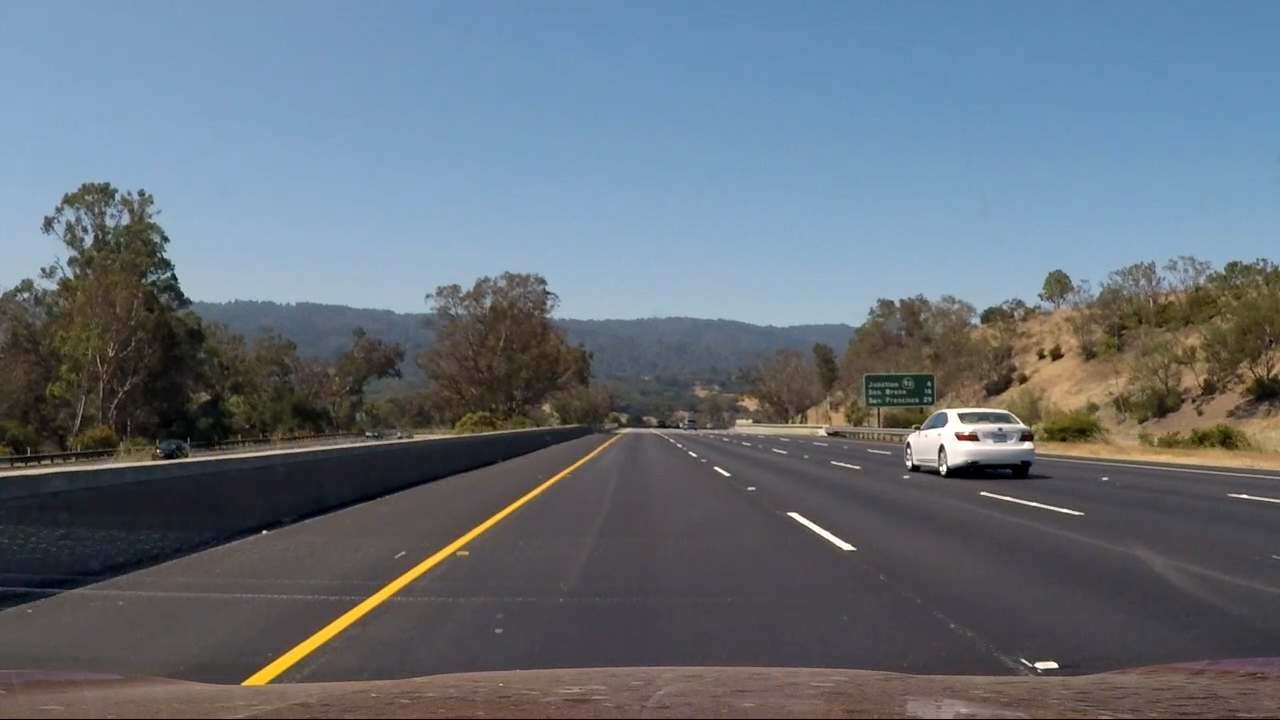
#> input picture 车道检测/img/img/test.png, 1280 x 720 px
$ python -i panelDetection.py   (imports and definitions only)
#> lines starting #> are read from the running program, lines starting #| are printed output that depends on the picture; after the words box and inside, x2 and y2 are one past the last pixel; in counts of white or black regions, pixels touching at a corner belong together
#> further down, picture is the input picture: shape (720, 1280, 3); mean B, G, R 121.4, 111.1, 101.2
import numpy as np
import cv2
import matplotlib.pyplot as plt


def img2hls(img):
    """
    功能：将输入的BGR格式的图像转化为HLS颜色空间，并基于亮度和饱和度通道进行一些列处理，并最终生成二值化图像
    :param img: img输入的图像是彩色图(bgr)
    :return: 二值化图像
    """

    # 将输入的图像从bgr转化为hls
    hls = cv2.cvtColor(img, cv2.COLOR_BGR2HLS)
#> hls: shape (720, 1280, 3); mean of channels 0, 1, 2 86.1, 111.2, 57.5

    # 分别提取HLS图像中的三个通道,提取出来的维度作为图像的宽度*高度
    channels_h = hls[:, :, 0]
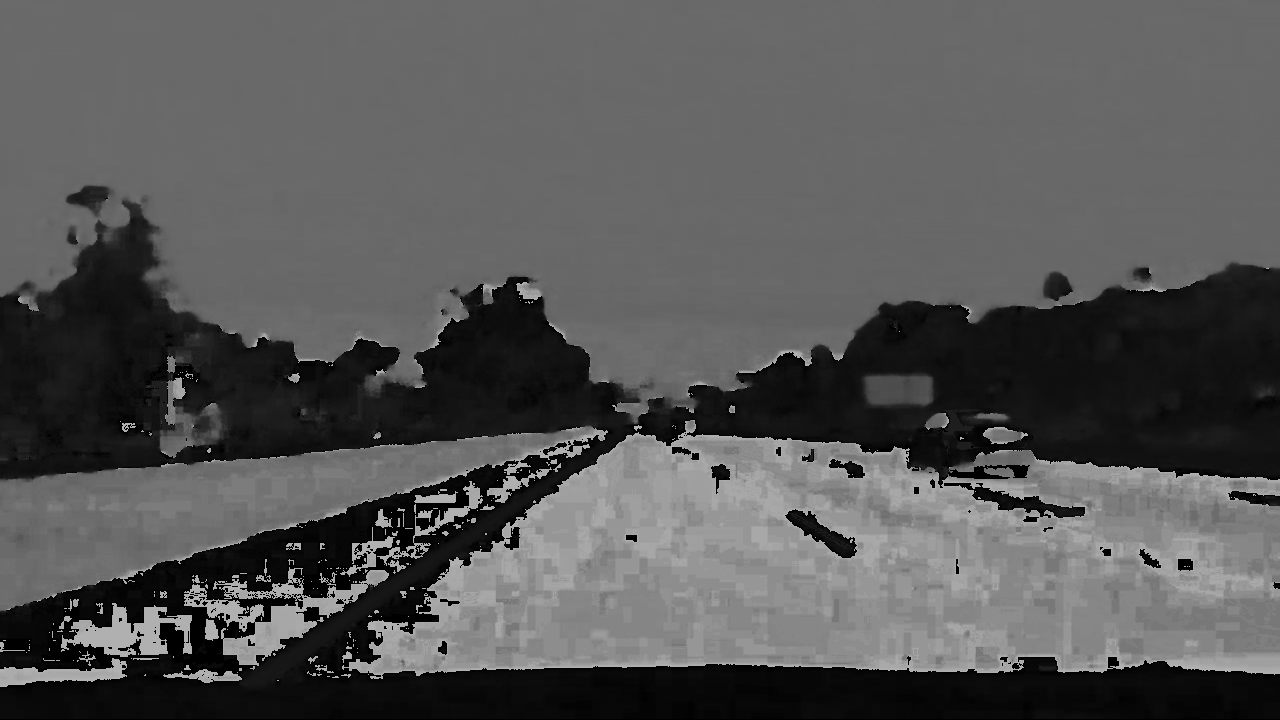
#> channels_h: shape (720, 1280); min 0, max 180, mean 86.1
    channels_l = hls[:, :, 1]
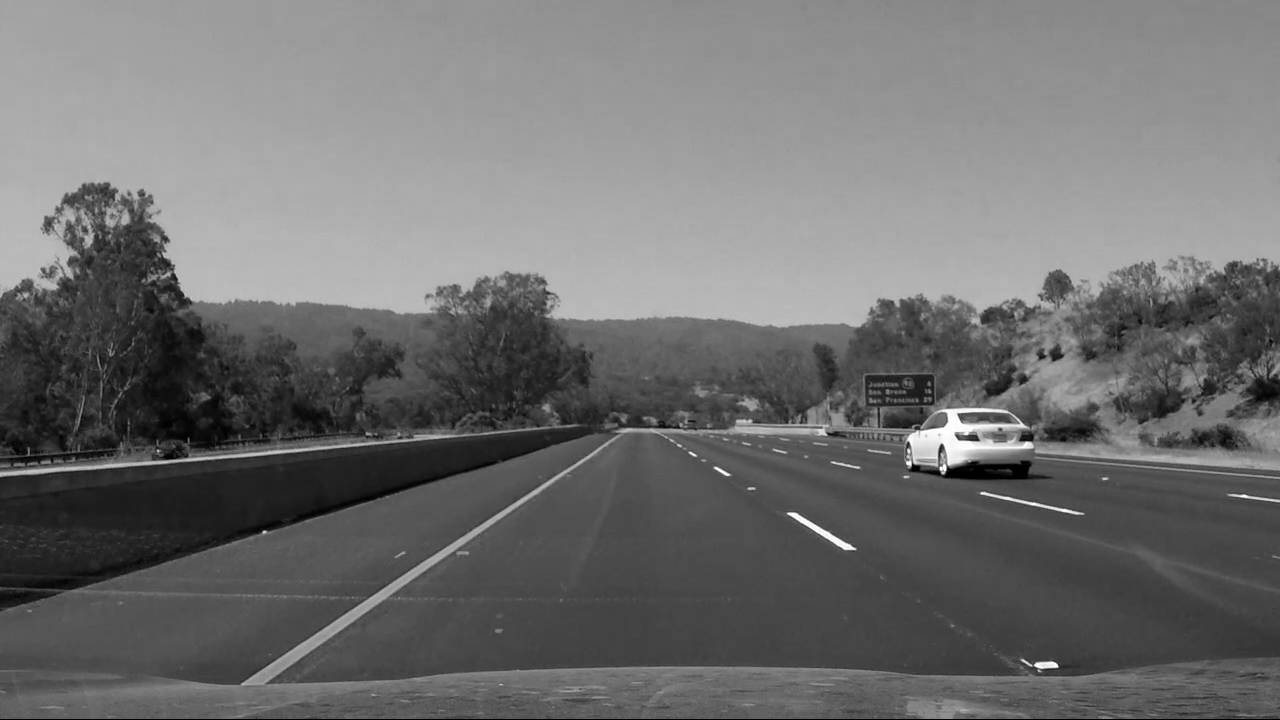
#> channels_l: shape (720, 1280); min 0, max 255, mean 111.2
    channels_s = hls[:, :, 2]
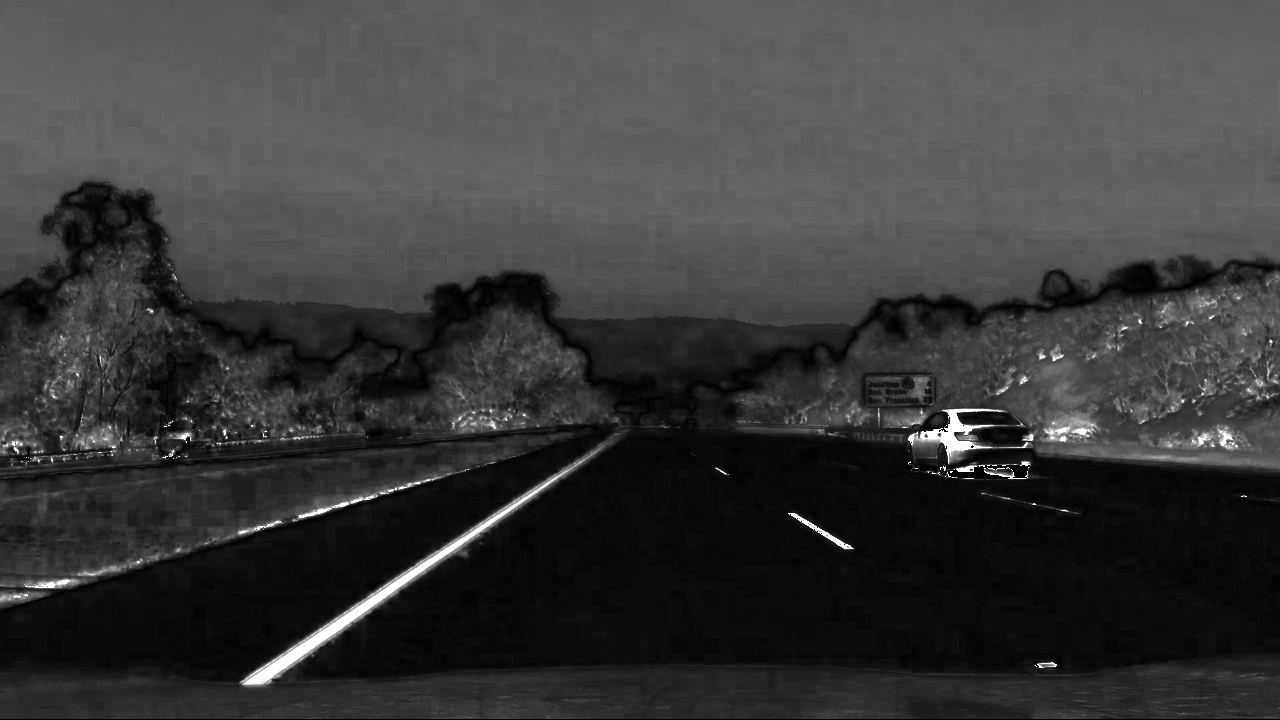
#> channels_s: shape (720, 1280); min 0, max 255, mean 57.5

    # 使用sobel算子根据亮度提取边缘
    abs_sobel_x = np.absolute(cv2.Sobel(channels_l, -1, 1, 0))
    abs_sobel_x_2 = np.absolute(
        cv2.Sobel(channels_l, -1, 1, 0, borderType=cv2.BORDER_REPLICATE))  # sobel_x 变量将存储所有检测的边缘信息,

    # 亮度归一化
    scaled_sobel = np.uint8(abs_sobel_x / np.max(abs_sobel_x) * 255)

    # 亮度二值化
    sx_binary = np.zeros_like(scaled_sobel)
    sx_binary[
        (170 <= scaled_sobel) & (scaled_sobel <= 255)] = 255  # 先是取出<170和>255的元素,取出的均为布尔值,再根据布尔值为True的填充为255(在灰度图中即为白色)

    # 提高饱和度区域
    s_binary = np.zeros_like(channels_s)
    s_binary[(100 <= channels_s) & (channels_s <= 255)] = 255

    # 合并处理
    color_binary = (sx_binary | s_binary)

    # 显示
    # cv2.imshow("color", color_binary)
    # cv2.waitKey(0)
    # 保存
    # cv2.imwrite("panel12.png", color_binary)
    return color_binary


# [48 lines left out: functions transFormBinary, open_Close_Cal, not called in this run]


import numpy as np


# [158 lines left out: functions getLRfits, drawPanel, cal_radius, not called in this run]

>>> import cv2
>>> picture = cv2.imread('img/img/test.png')
>>> result = img2hls(picture)
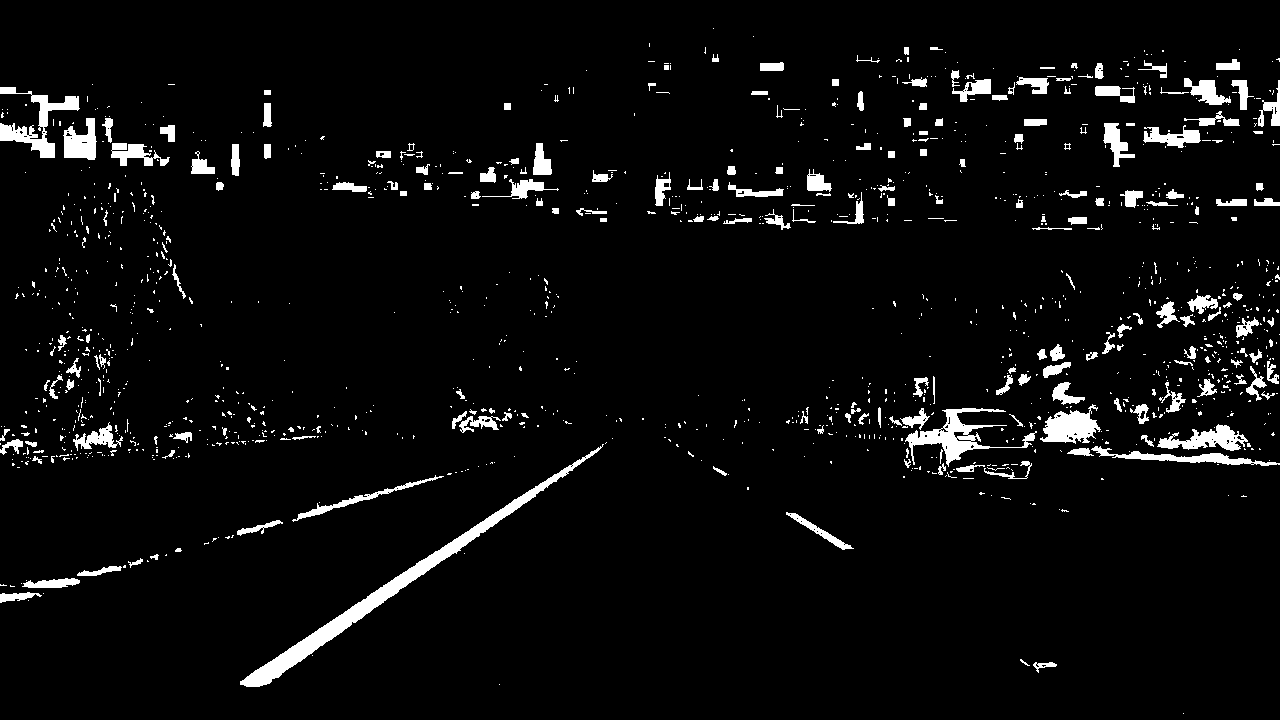
#> result: shape (720, 1280); 4.5% white; 1340 white regions (1117 under 20 px), largest, box (x1, y1, x2, y2) and area: (240, 444, 604, 687) 5000, (905, 408, 1037, 467) 1987, (0, 87, 80, 158) 1686

$ run again, on 车道检测/img/img/up01.png
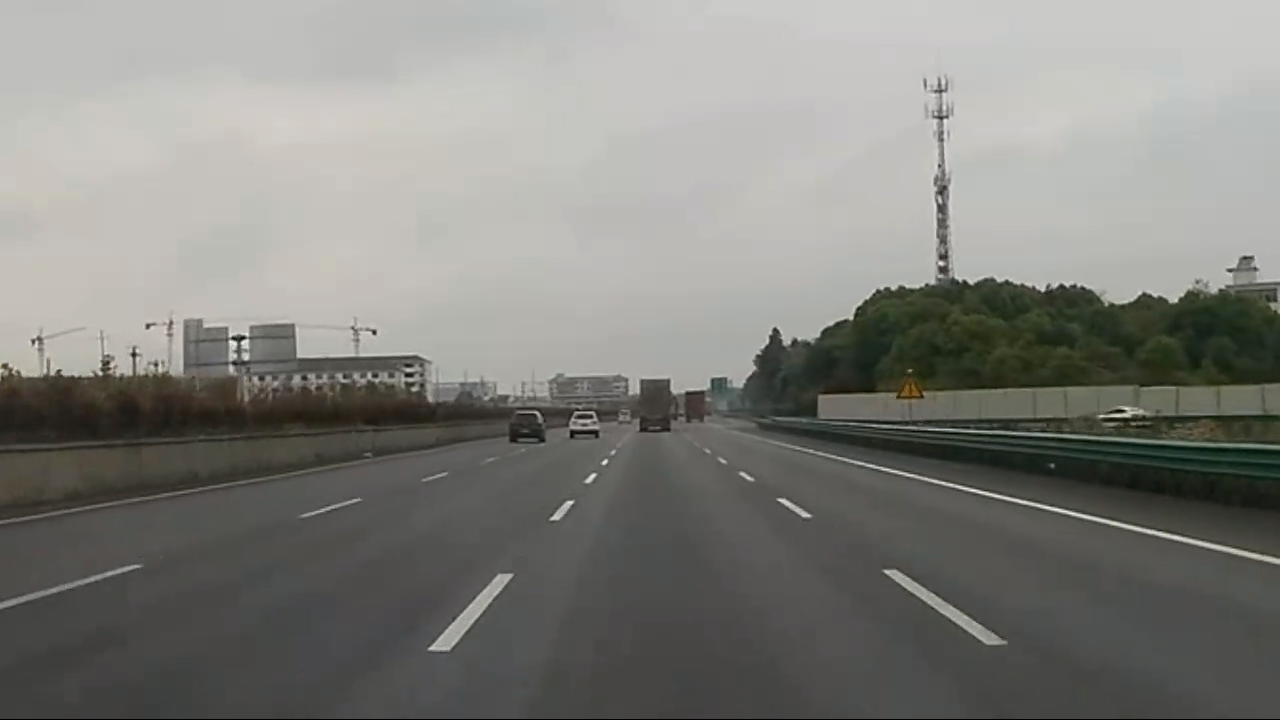
#> input picture 车道检测/img/img/up01.png, 1280 x 720 px
#> picture is the input picture: shape (720, 1280, 3); mean B, G, R 125, 129.1, 129.5
#> hls: shape (720, 1280, 3); mean of channels 0, 1, 2 29.5, 127.9, 12.6
#> in img2hls, `channels_h = hls[:, :, 0]`:
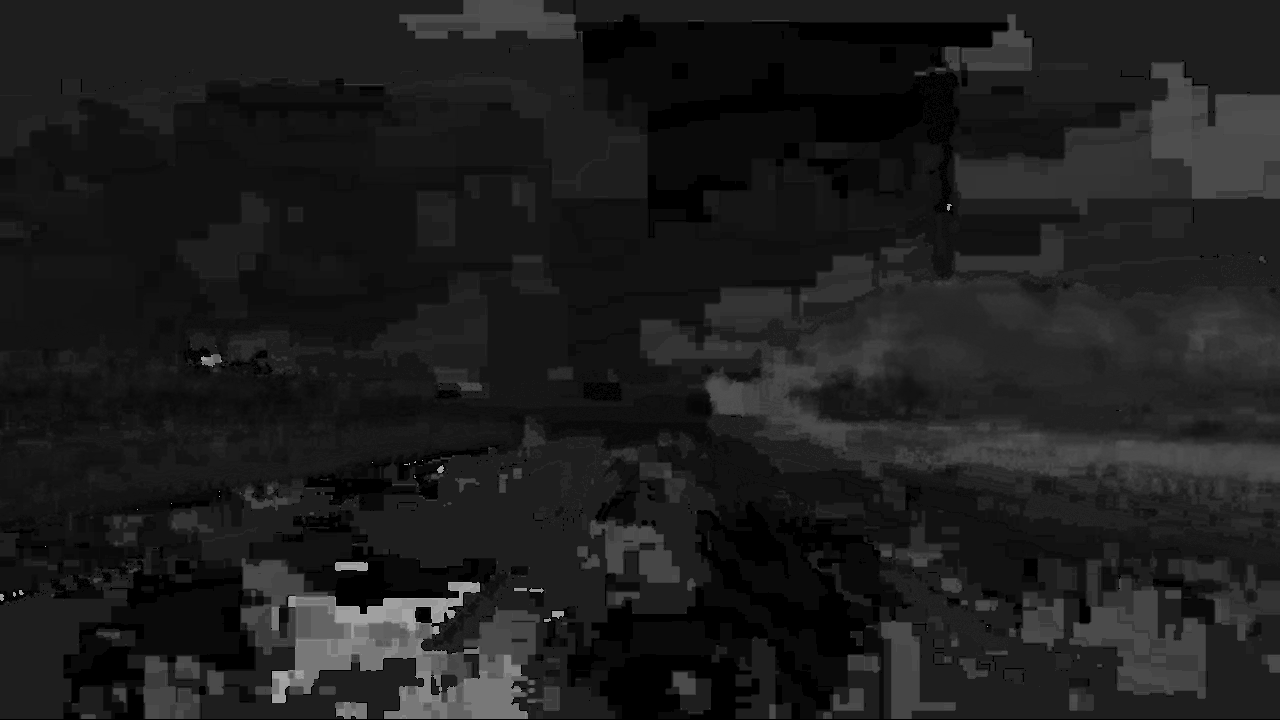
#> channels_h: shape (720, 1280); min 0, max 174, mean 29.5
#> `result = img2hls(picture)`:
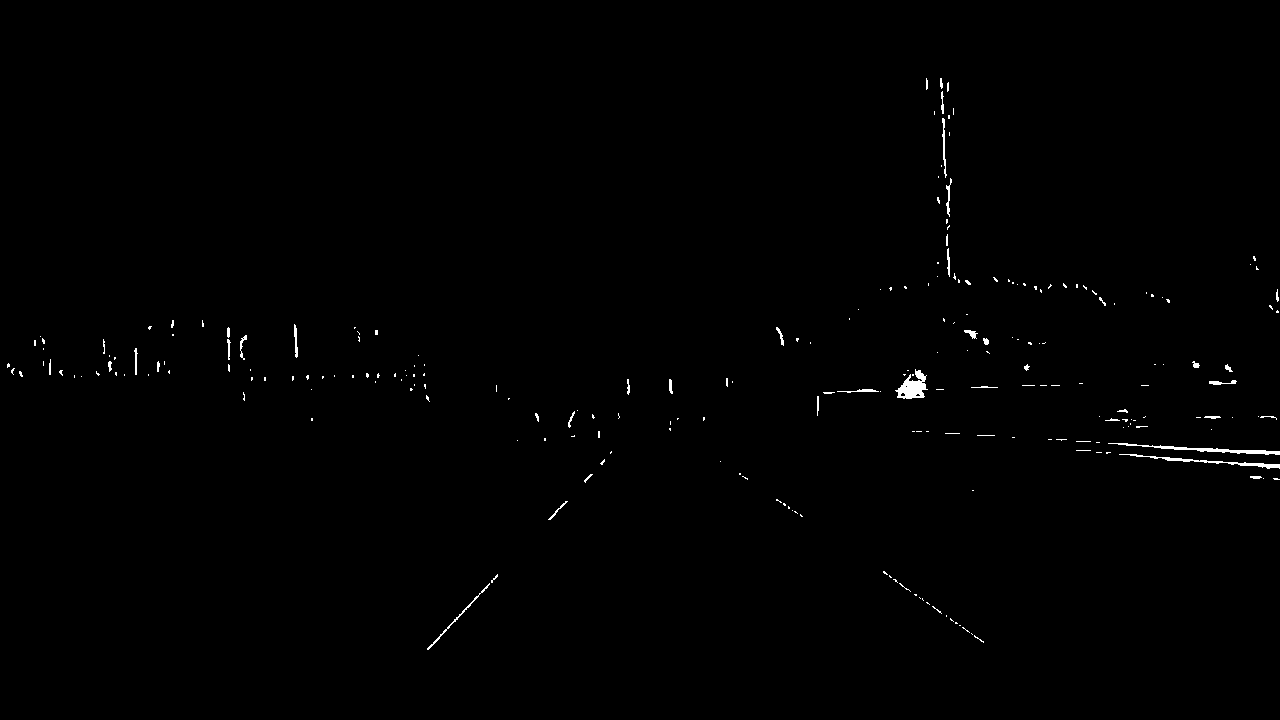
#> result: shape (720, 1280); 0.48% white; 239 white regions (195 under 20 px), largest, box (x1, y1, x2, y2) and area: (895, 369, 928, 399) 519, (1108, 443, 1280, 455) 483, (1119, 454, 1280, 469) 398
